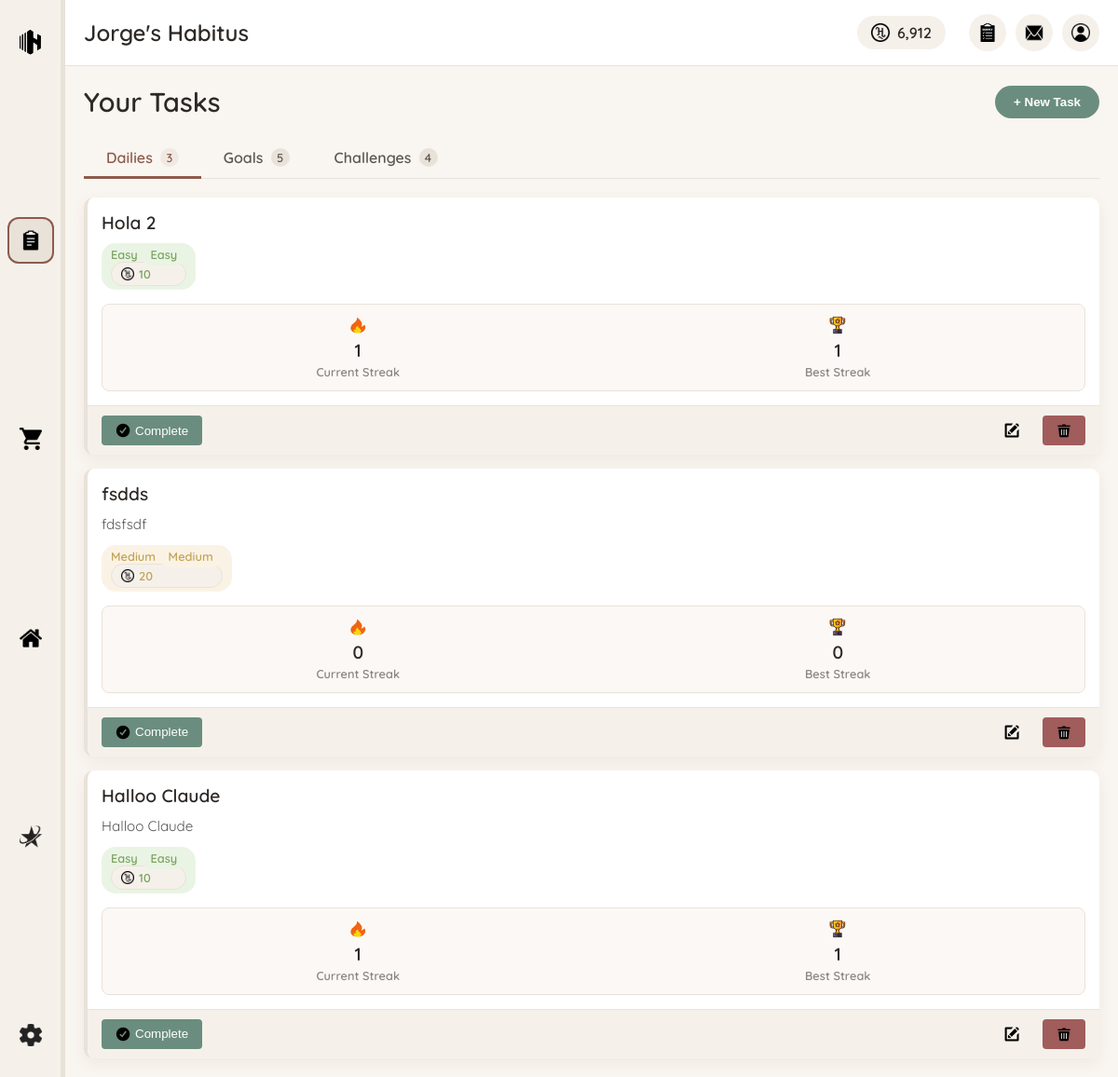
/pages/tasks.php (signed in), run on an earlier commit of the app's database.
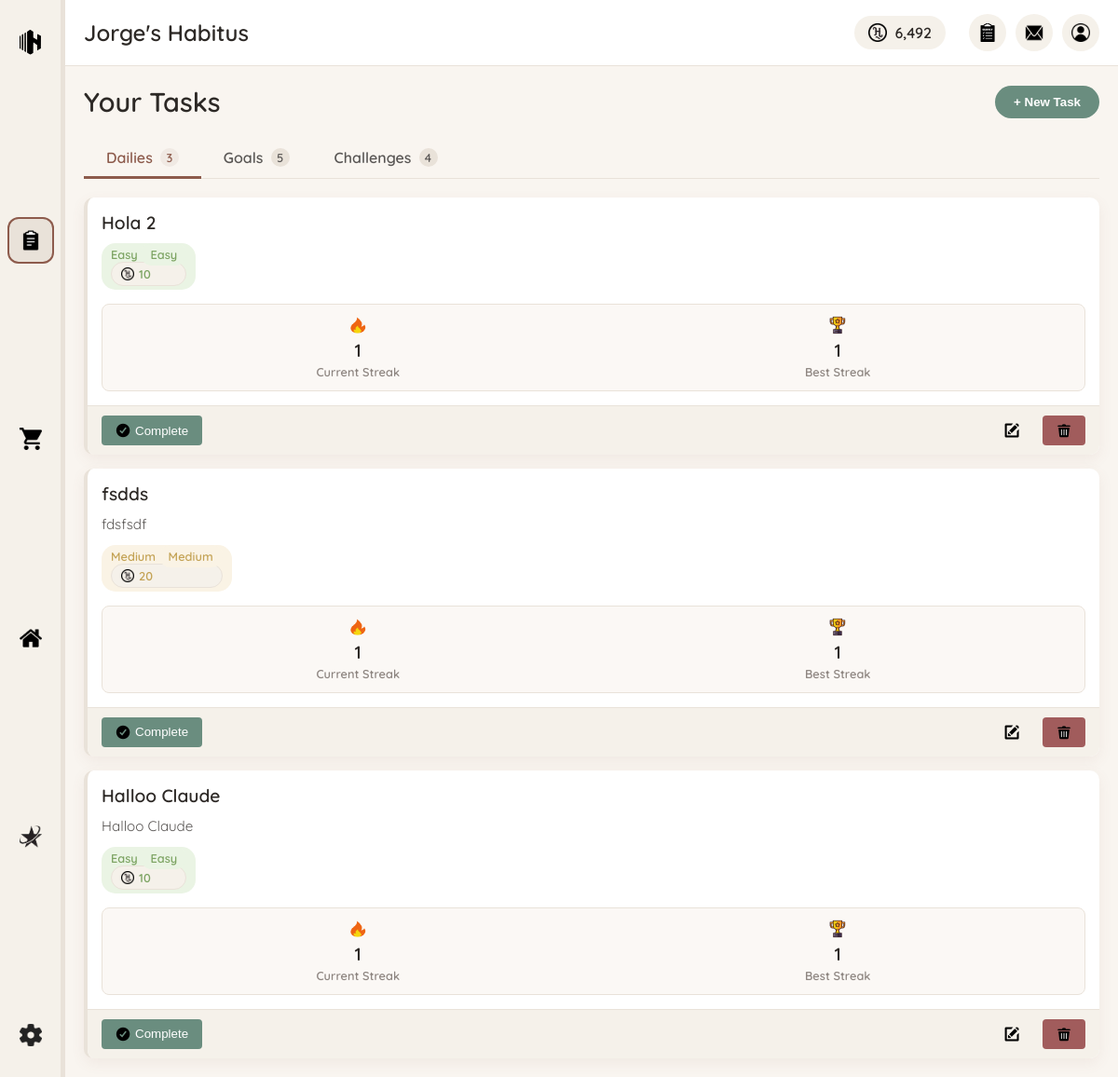
And on a later commit of the database.
### tables this page shows
CREATE TABLE `users` (
  `id` int NOT NULL AUTO_INCREMENT,
  `username` varchar(50) NOT NULL,
  `email` varchar(100) NOT NULL,
  `password` varchar(255) NOT NULL,
  `hcoin` int DEFAULT '0',
  `subscription_type` enum('free','adfree','premium') DEFAULT 'free',
  `subscription_expires` datetime DEFAULT NULL,
  `theme` varchar(20) DEFAULT 'light',
  `language` varchar(10) DEFAULT 'en',
  `created_at` timestamp NULL DEFAULT CURRENT_TIMESTAMP,
  `last_login` timestamp NULL DEFAULT NULL,
  `stripe_customer_id` varchar(255) DEFAULT NULL,
  `stripe_subscription_id` varchar(255) DEFAULT NULL,
  `last_payment_intent` varchar(255) DEFAULT NULL,
  `payment_method_id` varchar(255) DEFAULT NULL,
  `payment_failures` int DEFAULT '0',
  `last_payment_failure` datetime DEFAULT NULL,
  PRIMARY KEY (`id`),
  UNIQUE KEY `username` (`username`),
  UNIQUE KEY `email` (`email`),
  KEY `idx_stripe_customer` (`stripe_customer_id`),
  KEY `idx_stripe_subscription` (`stripe_subscription_id`),
  KEY `idx_subscription_expires` (`subscription_expires`),
  KEY `idx_subscription_type` (`subscription_type`)
);

CREATE TABLE `dailies` (
  `id` int NOT NULL AUTO_INCREMENT,
  `task_id` int NOT NULL,
  `current_streak` int DEFAULT '0',
  `highest_streak` int DEFAULT '0',
  `reset_time` time DEFAULT '00:00:00',
  `last_completed` date DEFAULT NULL,
  PRIMARY KEY (`id`),
  KEY `task_id` (`task_id`),
  CONSTRAINT `dailies_ibfk_1` FOREIGN KEY (`task_id`) REFERENCES `tasks` (`id`) ON DELETE CASCADE
);

CREATE TABLE `tasks` (
  `id` int NOT NULL AUTO_INCREMENT,
  `user_id` int NOT NULL,
  `type_id` int NOT NULL,
  `title` varchar(100) NOT NULL,
  `description` text,
  `difficulty` enum('easy','medium','hard','expert') DEFAULT 'medium',
  `duration` int DEFAULT NULL,
  `hcoin_reward` int NOT NULL,
  `is_custom` tinyint(1) DEFAULT '0',
  `created_at` timestamp NULL DEFAULT CURRENT_TIMESTAMP,
  `duration_backup` int DEFAULT NULL,
  PRIMARY KEY (`id`),
  KEY `user_id` (`user_id`),
  KEY `type_id` (`type_id`),
  CONSTRAINT `tasks_ibfk_1` FOREIGN KEY (`user_id`) REFERENCES `users` (`id`) ON DELETE CASCADE,
  CONSTRAINT `tasks_ibfk_2` FOREIGN KEY (`type_id`) REFERENCES `task_types` (`id`)
);

### php/include/functions.php (called while the page is built, shortened)
<?php
function getUserData($userId) {
    global $conn;
    $sql = "SELECT * FROM users WHERE id = ?";
    $stmt = $conn->prepare($sql);
    $stmt->execute([$userId]);
    if ($stmt->rowCount() > 0) {
        return $stmt->fetch();
    }
    return [];
}
function getUserDailies($userId) {
    global $conn;
    $sql = "SELECT t.id, t.title, t.description, t.hcoin_reward, t.difficulty, d.current_streak,
            d.highest_streak, d.reset_time, d.last_completed,
            IF(d.last_completed = CURDATE(), 1, 0) as completed
            FROM tasks t
            JOIN dailies d ON t.id = d.task_id
            WHERE t.user_id = ? AND t.type_id = (SELECT id FROM task_types WHERE name = 'Daily')
            ORDER BY d.reset_time, t.title";
    $stmt = $conn->prepare($sql);
    $stmt->execute([$userId]);
    $dailies = [];
    while ($row = $stmt->fetch()) {
        $dailies[] = $row;
    }
    return $dailies;
}

### pages/tasks.php (the view, shortened to what the rows shown need)
<?php
require_once '../php/include/db_connect.php';
require_once '../php/include/functions.php';
$userData = getUserData($_SESSION['user_id']);
$userHCoins = $userData['hcoin'];
$userHabitusName = $userData['username'] . "'s Habitus";
$activeTab = isset($_GET['tab']) ? $_GET['tab'] : 'dailies';
$dailies = getUserDailies($_SESSION['user_id']);
?>
<!DOCTYPE html>
<html lang="en">
<head>
    <link rel="stylesheet" href="../css/main.css">
    <link rel="stylesheet" href="../css/components/sidebar.css">
    <link rel="stylesheet" href="../css/components/header.css">
    <link rel="stylesheet" href="../css/components/scrollbar.css">
    <link rel="stylesheet" href="../css/pages/tasks.css">
</head>
<body>
    <div class="main-container">
        <div class="content-container">
            <?php include '../php/include/header.php'; ?>
            <div class="tasks-content">
                <div class="tasks-header">
                    <h1>Your Tasks</h1>
                </div>
                <div class="tab-content <?php echo $activeTab === 'dailies' ? 'active' : ''; ?>" id="dailies-tab">
                    <?php if (empty($dailies)): ?>
                        <div class="empty-tasks">
                            <p>You don't have any daily tasks yet.</p>
                            <button class="add-task-btn" onclick="openTaskModal('daily')">Add Your First Daily</button>
                        </div>
                    <?php else: ?>
                        <div class="tasks-list dailies-list">
                            <?php foreach ($dailies as $daily): ?>
                                <div class="task-item <?php echo $daily['completed'] ? 'completed' : ''; ?>">
                                    <div class="task-content">
                                        <div class="task-info">
                                            <h3><?php echo htmlspecialchars($daily['title']); ?></h3>
                                            <?php if (!empty($daily['description'])): ?>
                                                <p class="task-description"><?php echo htmlspecialchars($daily['description']); ?></p>
                                             <?php endif; ?>
                                             <div class="task-meta">
                                                <span class="difficulty <?php echo $daily['difficulty']; ?>">
                                                    <?php echo ucfirst($daily['difficulty']); ?>
                                                <span class="difficulty <?php echo isset($daily['difficulty']) ? $daily['difficulty'] : 'medium'; ?>">
                                                    <?php echo ucfirst(isset($daily['difficulty']) ? $daily['difficulty'] : 'medium'); ?>
                                                 </span>
                                                 <span class="reward">
                                                     <img src="../images/icons/hcoin-icon-light.webp" alt="HCoin">
                                                    <?php echo $daily['hcoin_reward']; ?>
                                                </span>
                                            </div>
                                        </div>
                                        <div class="task-stats">
                                            <div class="streak">
                                                <img src="../images/icons/streak.webp" alt="Streak">
                                                <span><?php echo $daily['current_streak']; ?></span>
                                                <span class="label">Current Streak</span>
                                            </div>
                                            <div class="best-streak">
                                                <img src="../images/icons/best-streak.webp" alt="Best">
                                                <span><?php echo $daily['highest_streak']; ?></span>
                                                <span class="label">Best Streak</span>
                                            </div>
                                        </div>
                                    </div>
                                    <div class="task-actions">
                                        <?php if ($daily['completed']): ?>
                                            <button class="complete-btn done" disabled>
                                                <img src="../images/icons/check.webp" alt="Done">
                                                Completed
                                            </button>
                                        <?php else: ?>
                                            <button class="complete-btn" onclick="completeTask(<?php echo $daily['id']; ?>, 'daily')">
                                                <img src="../images/icons/check.webp" alt="Complete">
                                                Complete
                                            </button>
                                        <?php endif; ?>
                                        <button class="edit-btn" onclick="openTaskModal('daily', <?php echo $daily['id']; ?>)">
                                            <img src="../images/icons/edit-icon-light.webp" alt="Edit">
                                        </button>
                                        <button class="delete-btn" onclick="showDeleteConfirmation(<?php echo $daily['id']; ?>, 'daily')">
                                            <img src="../images/icons/trash.webp" alt="Delete">
                                        </button>
                                    </div>
                                </div>
                            <?php endforeach; ?>
                        </div>
                    <?php endif; ?>
                </div>
            </div>
        </div>
    </div>
</body>
</html>

### php/include/header.php (shortened to what the rows shown need)
<header class="main-header">
    <div class="user-info">
        <h1 class="habitus-name"><?php echo htmlspecialchars($userHabitusName); ?></h1>
    </div>
    <div class="user-actions">
        <div class="hcoin-balance">
            <img src="../images/icons/hcoin-icon-light.webp" alt="HCoin">
            <span><?php echo number_format($userHCoins); ?></span>
        </div>
    </div>
</header>

What changed in the data, as far as the page shows it:
changed users "Jorge's Habitus": hcoin "6,912" → "6,492"
changed dailies "fsdds": current_streak "0" → "1"; highest_streak "0" → "1"
